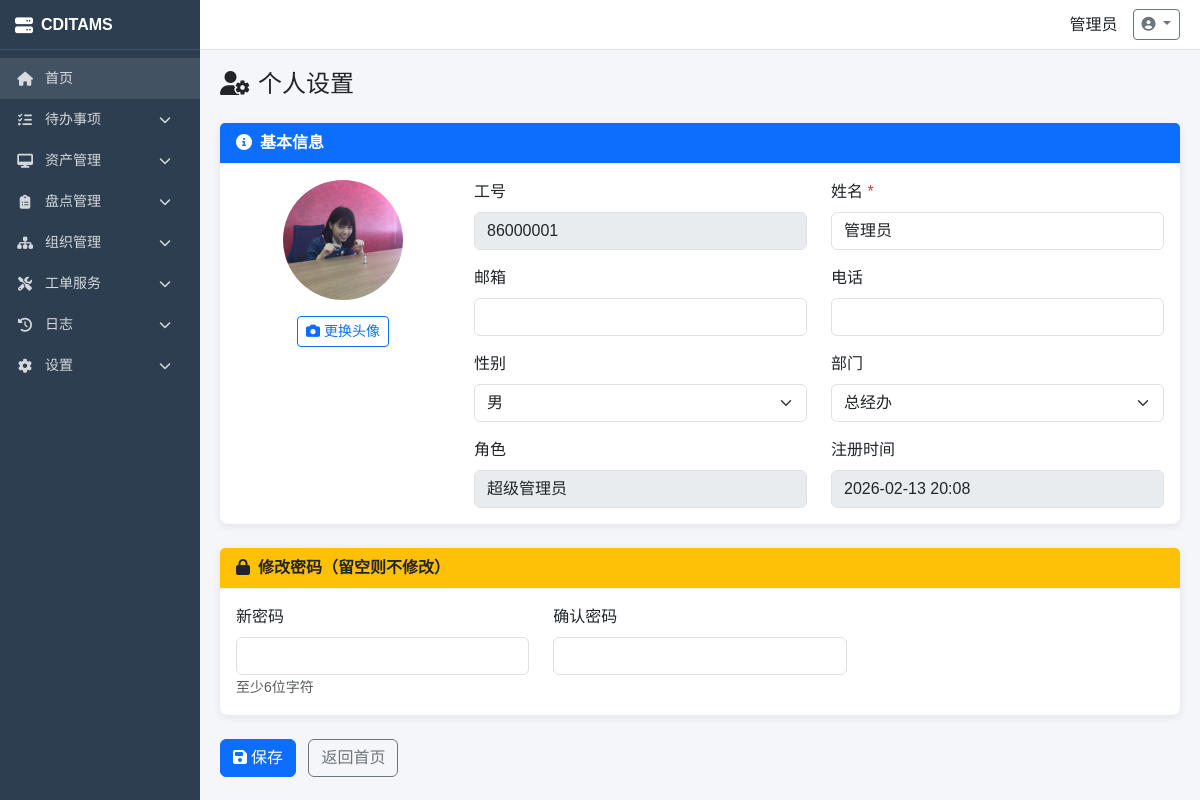
The page /settings/profile/ (signed in) on the database its author committed.
### apps/settings/models.py (models this page shows, shortened)
class SystemConfig(models.Model):
    TYPE_CHOICES = [
        ('string', '字符串'),
        ('int', '整数'),
        ('boolean', '布尔值'),
        ('json', 'JSON'),
        ('select', '下拉选择'),
    ]
    GROUP_CHOICES = [
        ('basic', '基础设置'),
        ('security', '安全设置'),
        ('asset', '资产设置'),
        ('model', '模型设置'),
    ]
    config_key = models.CharField(max_length=64, unique=True, verbose_name='配置键')
    config_value = models.TextField(blank=True, verbose_name='配置值')
    value_type = models.CharField(max_length=16, choices=TYPE_CHOICES, default='string', verbose_name='值类型')
    config_group = models.CharField(max_length=32, choices=GROUP_CHOICES, default='basic', verbose_name='配置分组')
    description = models.CharField(max_length=256, blank=True, verbose_name='说明')
    options = models.TextField(blank=True, verbose_name='选项(JSON)')
    is_system = models.BooleanField(default=False, verbose_name='系统级配置')
    sort = models.IntegerField(default=0, verbose_name='排序')
    created_at = models.DateTimeField(auto_now_add=True, verbose_name='创建时间')
    updated_at = models.DateTimeField(auto_now=True, verbose_name='更新时间')
    class Meta:
        db_table = 'system_configs'
        verbose_name = '系统配置'
        verbose_name_plural = '系统配置'
        ordering = ['config_group', 'sort', 'id']

### apps/accounts/models.py (models this page shows, shortened)
class User(AbstractUser):
    GENDER_CHOICES = [('male', '男'), ('female', '女')]
    emp_no = models.CharField(max_length=32, unique=True, verbose_name='工号')
    realname = models.CharField(max_length=64, verbose_name='姓名')
    gender = models.CharField(max_length=10, choices=GENDER_CHOICES, blank=True, verbose_name='性别')
    email = models.EmailField(blank=True, verbose_name='邮箱')
    phone = models.CharField(max_length=20, blank=True, verbose_name='电话')
    department = models.ForeignKey(Department, on_delete=models.SET_NULL, null=True, blank=True, related_name='users', verbose_name='所属部门')
    role = models.ForeignKey('Role', on_delete=models.SET_NULL, null=True, blank=True, related_name='users', verbose_name='所属角色')
    avatar = models.ImageField(upload_to='avatars/', blank=True, verbose_name='头像')
    is_active = models.BooleanField(default=True, verbose_name='是否启用')
    created_at = models.DateTimeField(auto_now_add=True, verbose_name='创建时间')
    updated_at = models.DateTimeField(auto_now=True, verbose_name='更新时间')
    class Meta:
        db_table = 'users'
        verbose_name = '用户'
        verbose_name_plural = '用户'
        ordering = ['emp_no']

class Department(models.Model):
    name = models.CharField(max_length=64, verbose_name='部门名称')
    code = models.CharField(max_length=32, unique=True, verbose_name='部门编码')
    parent = models.ForeignKey('self', on_delete=models.CASCADE, null=True, blank=True, related_name='children', verbose_name='上级部门')
    description = models.TextField(blank=True, verbose_name='部门描述')
    sort = models.IntegerField(default=0, verbose_name='排序')
    created_at = models.DateTimeField(auto_now_add=True, verbose_name='创建时间')
    updated_at = models.DateTimeField(auto_now=True, verbose_name='更新时间')
    class Meta:
        db_table = 'departments'
        verbose_name = '部门'
        verbose_name_plural = '部门'
        ordering = ['sort', 'id']

class Role(models.Model):
    name = models.CharField(max_length=64, unique=True, verbose_name='角色名称')
    code = models.CharField(max_length=32, unique=True, verbose_name='角色标识')
    description = models.TextField(blank=True, verbose_name='角色描述')
    permissions = models.ManyToManyField('Permission', blank=True, related_name='roles', verbose_name='权限')
    sort = models.IntegerField(default=0, verbose_name='排序')
    created_at = models.DateTimeField(auto_now_add=True, verbose_name='创建时间')
    updated_at = models.DateTimeField(auto_now=True, verbose_name='更新时间')
    class Meta:
        db_table = 'roles'
        verbose_name = '角色'
        verbose_name_plural = '角色'
        ordering = ['sort', 'id']

### apps/settings/views.py (the view, shortened to what this page needs)
# urls.py: path('profile/', views.profile, name='profile'),
@login_required
def profile(request):
    from apps.accounts.models import Department
    user = request.user
    departments = Department.objects.all()
    return render(request, 'settings/profile.html', {'user': user, 'departments': departments})

### apps/accounts/context_processors.py (called while the page is built, shortened)
def user_permissions(request):
    if hasattr(request, 'user_permissions'):
        return {
            'user_permissions': request.user_permissions,
            'user_perm_set': set(request.user_permissions),
        }

### templates/settings/profile.html (shortened to what this page needs)
{% extends 'base.html' %}
{% block content %}
<h4 class="mb-4"><i class="fas fa-user-cog me-2"></i>个人设置</h4>
<form method="post" enctype="multipart/form-data">
    <div class="card mb-4">
        <div class="card-header bg-primary text-white">
            <i class="fas fa-info-circle me-2"></i>基本信息
        </div>
        <div class="card-body">
            <div class="row">
                <div class="col-md-3 text-center">
                    <div class="mb-3">
                        {% if user.avatar %}
                        <img id="avatarPreview" src="{{ user.avatar.url }}" class="rounded-circle" style="width:120px;height:120px;object-fit:cover;">
                        {% else %}
                        <div id="avatarPreview" class="rounded-circle bg-secondary d-inline-flex align-items-center justify-content-center" style="width:120px;height:120px;">
                            <i class="fas fa-user fa-3x text-white"></i>
                        </div>
                        {% endif %}
                    </div>
                    <label class="btn btn-outline-primary btn-sm">
                        <i class="fas fa-camera me-1"></i>更换头像
                    </label>
                </div>
                <div class="col-md-9">
                    <div class="row mb-3">
                        <div class="col-md-6">
                            <label class="form-label">工号</label>
                            <input type="text" class="form-control" value="{{ user.emp_no }}" disabled>
                        </div>
                        <div class="col-md-6">
                            <label class="form-label">姓名 <span class="text-danger">*</span></label>
                            <input type="text" name="realname" class="form-control" value="{{ user.realname }}" required>
                        </div>
                    </div>
                    <div class="row mb-3">
                        <div class="col-md-6">
                            <label class="form-label">邮箱</label>
                            <input type="email" name="email" class="form-control" value="{{ user.email|default:'' }}">
                        </div>
                        <div class="col-md-6">
                            <label class="form-label">电话</label>
                            <input type="text" name="phone" class="form-control" value="{{ user.phone|default:'' }}">
                        </div>
                    </div>
                    <div class="row mb-3">
                        <div class="col-md-6">
                            <label class="form-label">性别</label>
                            <select name="gender" class="form-select">
                                <option value="male" {% if user.gender == 'male' %}selected{% endif %}>男</option>
                            </select>
                        </div>
                        <div class="col-md-6">
                            <label class="form-label">部门</label>
                            <select name="department" class="form-select">
                                {% for dept in departments %}
                                <option value="{{ dept.id }}" {% if user.department_id == dept.id %}selected{% endif %}>{{ dept.name }}</option>
                                {% endfor %}
                            </select>
                        </div>
                    </div>
                    <div class="row">
                        <div class="col-md-6">
                            <label class="form-label">角色</label>
                            <input type="text" class="form-control" value="{{ user.role.name|default:'未分配' }}" disabled>
                        </div>
                        <div class="col-md-6">
                            <label class="form-label">注册时间</label>
                            <input type="text" class="form-control" value="{{ user.date_joined|date:'Y-m-d H:i' }}" disabled>
                        </div>
                    </div>
                </div>
            </div>
        </div>
    </div>
    <div class="card mb-4">
        <div class="card-header bg-warning text-dark">
            <i class="fas fa-lock me-2"></i>修改密码（留空则不修改）
        </div>
        <div class="card-body">
            <div class="row">
                <div class="col-md-4">
                    <label class="form-label">新密码</label>
                    <input type="password" name="password" class="form-control" id="newPassword">
                    <small class="text-muted">至少6位字符</small>
                </div>
                <div class="col-md-4">
                    <label class="form-label">确认密码</label>
                    <input type="password" name="confirm_password" class="form-control" id="confirmPassword">
                </div>
                <div class="col-md-4 d-flex align-items-end">
                </div>
            </div>
        </div>
    </div>
    <div class="mt-4">
        <button type="submit" class="btn btn-primary"><i class="fas fa-save me-1"></i>保存</button>
        <a href="{% url 'dashboard' %}" class="btn btn-outline-secondary ms-2">返回首页</a>
    </div>
</form>
{% endblock %}

### templates/base.html (shortened to what this page needs)
<!DOCTYPE html>
<html lang="zh-CN">
<head>
    <link href="https://cdn.bootcdn.net/ajax/libs/bootstrap/5.3.0/css/bootstrap.min.css" rel="stylesheet">
    <link href="https://cdn.bootcdn.net/ajax/libs/font-awesome/6.4.0/css/all.min.css" rel="stylesheet">
</head>
<body>
    {% if user.is_authenticated %}
    <div class="sidebar" id="sidebar">
        <div class="logo">
            <i class="fas fa-server"></i>
            <span>{{ system_short_name|default:'CDITAMS' }}</span>
        </div>
        <nav class="mt-2">
            <a href="{% url 'dashboard' %}" class="nav-link {% if request.path == '/dashboard/' %}active{% endif %}" style="background: rgba(255,255,255,0.1);">
                <i class="fas fa-home"></i>
                <span>首页</span>
            </a>
            {% if user.is_superuser or 'todo_module' in user_perm_set %}
            <div class="nav-item">
                <a class="nav-link" href="javascript:void(0)" data-bs-toggle="collapse" data-bs-target="#todoMenu">
                    <i class="fas fa-tasks"></i>
                    <span>待办事项</span>
                    <i class="fas fa-chevron-down ms-auto"></i>
                </a>
            </div>
            {% endif %}
            {% if user.is_superuser or 'asset' in user_perm_set %}
            <div class="nav-item">
                <a class="nav-link" href="javascript:void(0)" data-bs-toggle="collapse" data-bs-target="#assetMenu">
                    <i class="fas fa-desktop"></i>
                    <span>资产管理</span>
                    <i class="fas fa-chevron-down ms-auto"></i>
                </a>
            </div>
            {% endif %}
            {% if user.is_superuser or 'inventory' in user_perm_set %}
            <div class="nav-item">
                <a class="nav-link" href="javascript:void(0)" data-bs-toggle="collapse" data-bs-target="#inventoryMenu">
                    <i class="fas fa-clipboard-list"></i>
                    <span>盘点管理</span>
                    <i class="fas fa-chevron-down ms-auto"></i>
                </a>
            </div>
            {% endif %}
            {% if user.is_superuser or 'organization' in user_perm_set %}
            <div class="nav-item">
                <a class="nav-link" href="javascript:void(0)" data-bs-toggle="collapse" data-bs-target="#orgMenu">
                    <i class="fas fa-sitemap"></i>
                    <span>组织管理</span>
                    <i class="fas fa-chevron-down ms-auto"></i>
                </a>
            </div>
            {% endif %}
            {% if user.is_superuser or 'workorder' in user_perm_set %}
            <div class="nav-item">
                <a class="nav-link" href="javascript:void(0)" data-bs-toggle="collapse" data-bs-target="#workOrderMenu">
                    <i class="fas fa-tools"></i>
                    <span>工单服务</span>
                    <i class="fas fa-chevron-down ms-auto"></i>
                </a>
            </div>
            {% endif %}
            {% if user.is_superuser or 'log' in user_perm_set %}
            <div class="nav-item">
                <a class="nav-link" href="javascript:void(0)" data-bs-toggle="collapse" data-bs-target="#logMenu">
                    <i class="fas fa-history"></i>
                    <span>日志</span>
                    <i class="fas fa-chevron-down ms-auto"></i>
                </a>
            </div>
            {% endif %}
            {% if user.is_superuser or 'settings' in user_perm_set %}
            <div class="nav-item">
                <a class="nav-link" href="javascript:void(0)" data-bs-toggle="collapse" data-bs-target="#settingMenu">
                    <i class="fas fa-cog"></i>
                    <span>设置</span>
                    <i class="fas fa-chevron-down ms-auto"></i>
                </a>
            </div>
            {% endif %}
        </nav>
    </div>
    <div class="main-content" id="mainContent">
        <header class="header">
            <div class="user-menu ms-auto">
                <span>{{ user.realname }}</span>
                <div class="dropdown">
                    <a class="btn btn-sm btn-outline-secondary dropdown-toggle" href="#" role="button" data-bs-toggle="dropdown">
                        <i class="fas fa-user-circle"></i>
                    </a>
                </div>
            </div>
        </header>
        <main class="content">
            {% block content %}{% endblock %}
        </main>
    </div>
    {% else %}
    <main class="content">
        {% block login_content %}{% endblock %}
    </main>
    {% endif %}
</body>
</html>

### templates/base.html (style rules this page uses)
:root { --sidebar-width: 200px; --header-height: 50px; }
body { font-family: "Microsoft YaHei", Arial, sans-serif; }
.sidebar { width: var(--sidebar-width); position: fixed; top: 0; left: 0; height: 100vh; background: #2c3e50; z-index: 1050; overflow-x: hidden; overflow-y: auto; transition: transform 0.3s ease; }
.sidebar .logo { height: var(--header-height); display: flex; align-items: center; padding: 0 15px; color: #fff; font-size: 16px; font-weight: bold; border-bottom: 1px solid rgba(255,255,255,0.1); white-space: nowrap; }
.sidebar .logo i { margin-right: 8px; font-size: 18px; }
.sidebar .nav-item { display: block; }
.sidebar .nav-link { color: rgba(255,255,255,0.8); padding: 10px 15px; display: flex; align-items: center; text-decoration: none; transition: all 0.2s; font-size: 14px; }
.sidebar .nav-link i { width: 20px; margin-right: 10px; text-align: center; font-size: 14px; }
.sidebar .nav-link .fa-chevron-down { transition: transform 0.3s; font-size: 12px; }
.sidebar .nav-link span { white-space: nowrap; }
.main-content { margin-left: var(--sidebar-width); min-height: 100vh; background: #f5f6fa; }
.header { height: var(--header-height); background: #fff; border-bottom: 1px solid #e0e0e0; display: flex; align-items: center; justify-content: space-between; padding: 0 20px; position: sticky; top: 0; z-index: 1000; }
.header .user-menu { display: flex; align-items: center; gap: 15px; }
.content { padding: 20px; }
.card { border: none; border-radius: 8px; box-shadow: 0 2px 8px rgba(0,0,0,0.08); }
.card .card-header { background: #fff; border-bottom: 1px solid #f0f0f0; font-weight: 600; }
.form-label { font-weight: 500; }

### rows shown on the page
SystemConfig: config_value "CDITAMS"
User: realname "管理员", avatar (picture), emp_no "86000001", gender "男", department "总经办", role.name "超级管理员", date_joined "2026-02-13 20:08"
